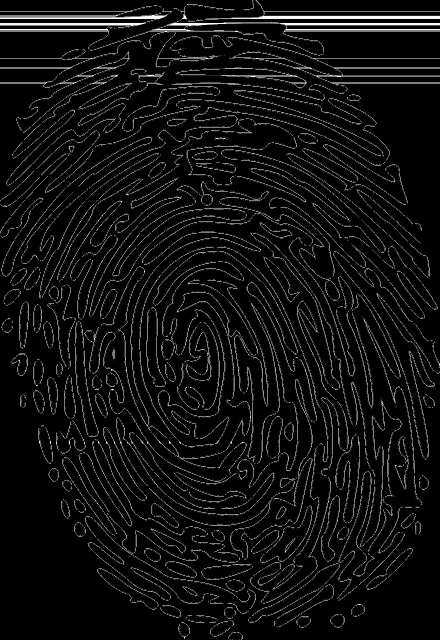
#> input picture image_a.jpg, 879 x 1280 px (shown at 1/2 size)
$ python -i feature_extraction.py   (imports and definitions only)
#> lines starting #> are read from the running program, lines starting #| are printed output that depends on the picture
import cv2
import numpy as np
import tenseal as ts

# Function to extract features from an image using OpenCV
def extract_features(image_path):
#> called with image_path = 'image_a.jpg'
    image = cv2.imread(image_path, cv2.IMREAD_GRAYSCALE)
#> image is the input picture: shape (1280, 879); min 0, max 255, mean 15.5
    if image is None:
        raise ValueError(f"Image at path {image_path} not found.")

    # Apply GaussianBlur to reduce noise
    blurred_image = cv2.GaussianBlur(image, (5, 5), 0)

    # Enhance the image using CLAHE (Contrast Limited Adaptive Histogram Equalization)
    clahe = cv2.createCLAHE(clipLimit=2.0, tileGridSize=(8, 8))
    enhanced_image = clahe.apply(blurred_image)
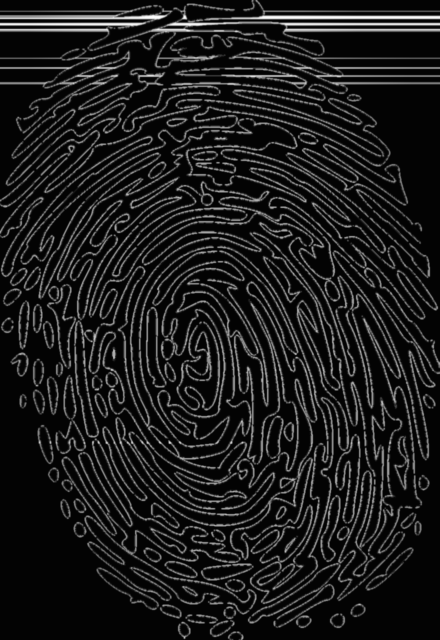
#> enhanced_image: shape (1280, 879) (shown at 1/2 size); min 3, max 254, mean 28.5

    # Save the enhanced image (for debugging purposes)
    enhanced_image_path = image_path.replace('.jpg', '_enhanced.jpg')
    cv2.imwrite(enhanced_image_path, enhanced_image)
    print(f'Enhanced fingerprint image saved as {enhanced_image_path}')

    # Example feature extraction using SIFT (Scale-Invariant Feature Transform)
    sift = cv2.SIFT_create()
    keypoints, descriptors = sift.detectAndCompute(enhanced_image, None)
#> keypoints = 19988 keypoints; strongest (x, y, size): (369, 35, 5.3), (462, 885, 3.4), (360, 885, 3.3), (265, 49, 5.6)

    # For simplicity, take the first descriptor as the feature vector
    feature_vector = descriptors[0] if descriptors is not None else np.zeros(128)
#> feature_vector = 128 values, max 153 at index 9, min 0 at index 2, mean 21.09
    return feature_vector

# Function to encrypt a feature vector using TenSEAL
def encrypt_vector(vector, context):
    return ts.ckks_vector(context, vector)

# Function to compute the encrypted squared Euclidean distance
def encrypted_squared_euclidean_distance(enc_vec_a, enc_vec_b):
    diff = enc_vec_a - enc_vec_b
    squared_diff = diff * diff
    return squared_diff.sum()

# Main function
def main():
    # TenSEAL context setup
    context = ts.context(
        ts.SCHEME_TYPE.CKKS,
        poly_modulus_degree=8192,
        coeff_mod_bit_sizes=[60, 40, 40, 60]
    )
    context.global_scale = 2**40
    context.generate_galois_keys()

    # Example image paths (you need to provide actual image paths)
    image_path_a = 'E:\project\image_a.jpg'
    image_path_b = 'E:\project\image_b.jpg'

    # Extract feature vectors
    feature_vector_a = extract_features(image_path_a)
    feature_vector_b = extract_features(image_path_b)

    # Encrypt feature vectors
    encrypted_vector_a = encrypt_vector(feature_vector_a.tolist(), context)
    encrypted_vector_b = encrypt_vector(feature_vector_b.tolist(), context)

    # Compute encrypted squared Euclidean distance
    encrypted_distance_squared = encrypted_squared_euclidean_distance(encrypted_vector_a, encrypted_vector_b)

    # Decrypt and decode the result
    distance_squared = encrypted_distance_squared.decrypt()
    euclidean_distance = np.sqrt(distance_squared)

    # Output the squared and actual Euclidean distances
    print(f"Encrypted Squared Euclidean Distance: {distance_squared}")
    print(f"Euclidean Distance: {euclidean_distance}")

# [2 lines not run here, left out]

>>> result = extract_features('image_a.jpg')
#> result has the same summary as feature_vector in extract_features
